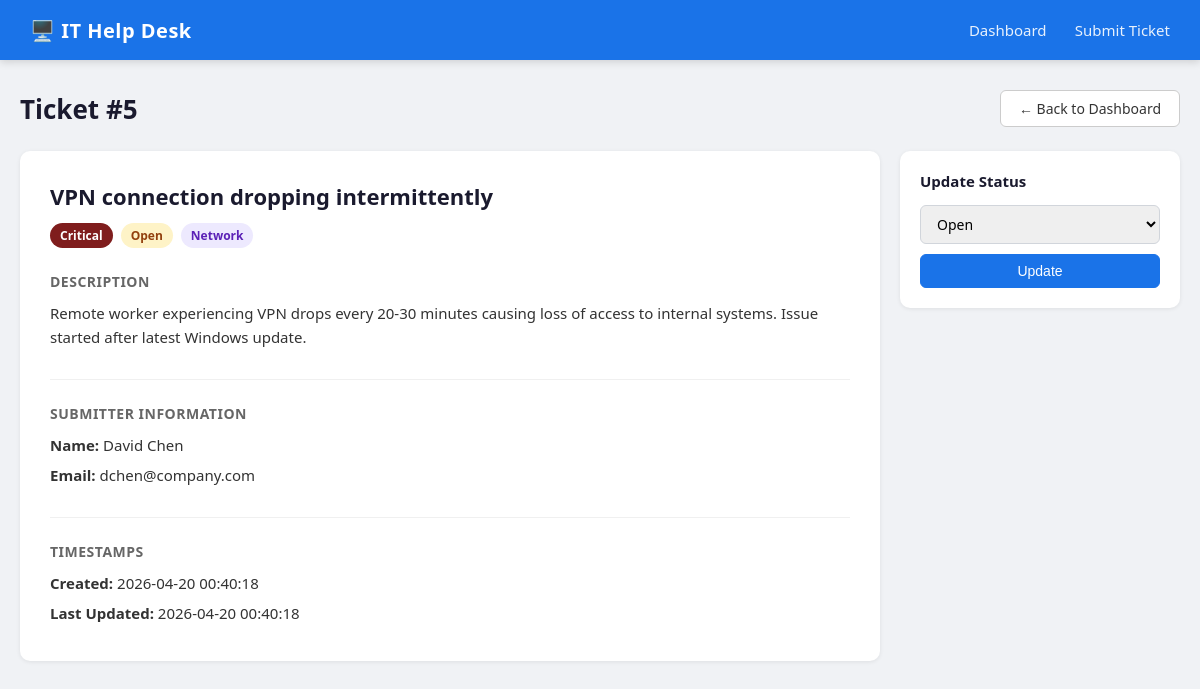
Before: /ticket/5 with the older database file.
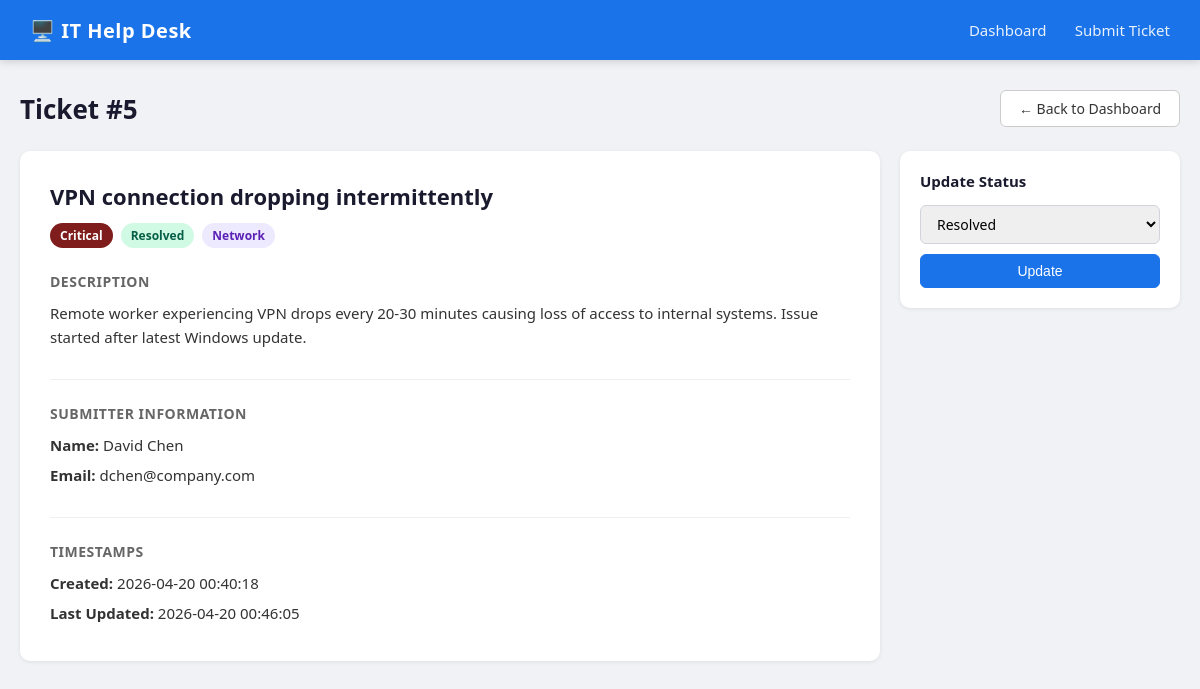
After: the same page with the newer database file.
### tables this page shows
CREATE TABLE tickets (
                id INTEGER PRIMARY KEY AUTOINCREMENT,
                title TEXT NOT NULL,
                description TEXT NOT NULL,
                category TEXT NOT NULL,
                priority TEXT NOT NULL,
                status TEXT DEFAULT 'Open',
                submitter_name TEXT NOT NULL,
                submitter_email TEXT NOT NULL,
                created_at TEXT NOT NULL,
                updated_at TEXT NOT NULL
            );

### helpdesk.py (the view)
@app.route('/ticket/<int:ticket_id>')
def ticket(ticket_id):
    conn = get_db()
    t = conn.execute('SELECT * FROM tickets WHERE id = ?', (ticket_id,)).fetchone()
    conn.close()
    if t is None:
        return 'Ticket not found', 404
    return render_template('ticket.html', ticket=t)

### helpdesk.py (called while the page is built)
def get_db():
    conn = sqlite3.connect(DATABASE)
    conn.row_factory = sqlite3.Row
    return conn

### templates/ticket.html (shortened to what this page needs)
{% extends "base.html" %}
{% block content %}
<div class="page-header">
    <h1>Ticket #{{ ticket.id }}</h1>
    <a href="{{ url_for('index') }}" class="btn">← Back to Dashboard</a>
</div>
<div class="ticket-detail">
    <div class="ticket-main">
        <div class="ticket-header-info">
            <h2>{{ ticket.title }}</h2>
            <div class="ticket-meta">
                <span class="badge priority-{{ ticket.priority | lower }}">{{ ticket.priority }}</span>
                <span class="badge status-{{ ticket.status | lower | replace(' ', '-') }}">{{ ticket.status }}</span>
                <span class="badge category">{{ ticket.category }}</span>
            </div>
        </div>
        <div class="ticket-section">
            <h3>Description</h3>
            <p>{{ ticket.description }}</p>
        </div>
        <div class="ticket-section">
            <h3>Submitter Information</h3>
            <p><strong>Name:</strong> {{ ticket.submitter_name }}</p>
            <p><strong>Email:</strong> {{ ticket.submitter_email }}</p>
        </div>
        <div class="ticket-section">
            <h3>Timestamps</h3>
            <p><strong>Created:</strong> {{ ticket.created_at }}</p>
            <p><strong>Last Updated:</strong> {{ ticket.updated_at }}</p>
        </div>
    </div>
    <div class="ticket-sidebar">
        <div class="sidebar-card">
            <h3>Update Status</h3>
            <form method="POST" action="/update/{{ ticket.id }}">
                <select name="status">
                    <option value="Open" {% if ticket.status == 'Open' %}selected{% endif %}>Open</option>
                    <option value="Resolved" {% if ticket.status == 'Resolved' %}selected{% endif %}>Resolved</option>
                </select>
                <button type="submit" class="btn btn-primary" style="margin-top: 10px; width: 100%;">Update</button>
            </form>
        </div>
    </div>
</div>
{% endblock %}

Changed rows visible on the page:
changed tickets "VPN connection dropping intermittently": status "Open" → "Resolved"; updated_at "2026-04-20 00:40:18" → "2026-04-20 00:46:05"
